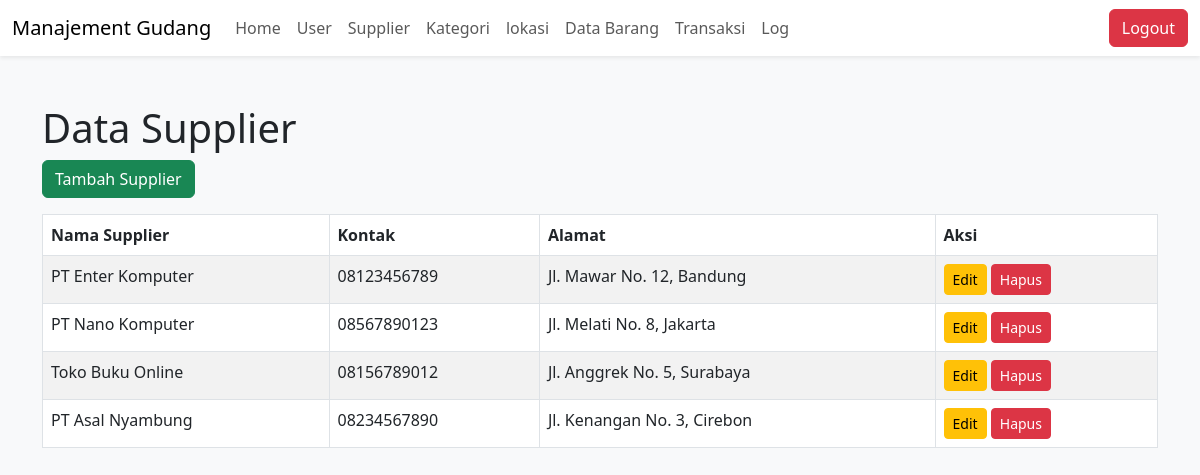
The page /data_supplier.php (signed in) on the database its author committed.
### tables this page shows
CREATE TABLE supplier (
    id INT AUTO_INCREMENT PRIMARY KEY,
    nama_supplier VARCHAR(100) NOT NULL,
    kontak VARCHAR(100),
    alamat TEXT
);

### data_supplier.php (the view, shortened to what this page needs)
<?php
include 'koneksi.php';
$query = "
    SELECT
        supplier.id,
        supplier.nama_supplier,
        supplier.kontak,
        supplier.alamat
    FROM
        supplier
";
$result = $conn->query($query);
?>
<!DOCTYPE html>
<html>
<head>
    <link href="https://cdn.jsdelivr.net/npm/bootstrap@5.3.0-alpha1/dist/css/bootstrap.min.css" rel="stylesheet">
</head>
<body class="bg-light">
    <nav class="navbar navbar-expand-lg navbar-light bg-white shadow-sm">
        <div class="container-fluid">
            <a class="navbar-brand" href="#">Manajement Gudang</a>
            <div class="collapse navbar-collapse" id="navbarNav">
            <?php
            include 'navbar.php';
            ?>
            </div>
            <button class="btn btn-danger" onclick="location.href='logout.php'">Logout</button>
        </div>
    </nav>
    <div class="container mt-5">
        <h1>Data Supplier</h1>
        <div class="mb-3">
            <button class="btn btn-success" onclick="location.href='tambah_supplier.php'">Tambah Supplier</button>
        </div>
        <table class="table table-bordered table-striped mt-3">
            <thead>
                <tr>
                    <th>Nama Supplier</th>
                    <th>Kontak</th>
                    <th>Alamat</th>
                    <th>Aksi</th>
                </tr>
            </thead>
            <tbody>
                <?php while ($row = $result->fetch_assoc()): ?>
                    <tr>
                        <td><?= $row['nama_supplier']; ?></td>
                        <td><?= $row['kontak']; ?></td>
                        <td><?= $row['alamat']; ?></td>
                        <td>
                            <button class="btn btn-warning btn-sm" onclick="location.href='edit_supplier.php?id=<?php echo $row['id']; ?>'">Edit</button>
                            <button class="btn btn-danger btn-sm" onclick="if(confirm('Yakin ingin menghapus?')) location.href='hapus_supplier.php?id=<?php echo $row['id']; ?>'">Hapus</button>
                        </td>
                    </tr>
                <?php endwhile; ?>
            </tbody>
        </table>
    </div>
</body>
</html>

### rows shown on the page
supplier: nama_supplier "PT Enter Komputer", kontak "08123456789", alamat "Jl. Mawar No. 12, Bandung"
supplier: nama_supplier "PT Nano Komputer", kontak "08567890123", alamat "Jl. Melati No. 8, Jakarta"
supplier: nama_supplier "Toko Buku Online", kontak "08156789012", alamat "Jl. Anggrek No. 5, Surabaya"
supplier: nama_supplier "PT Asal Nyambung", kontak "08234567890", alamat "Jl. Kenangan No. 3, Cirebon"
